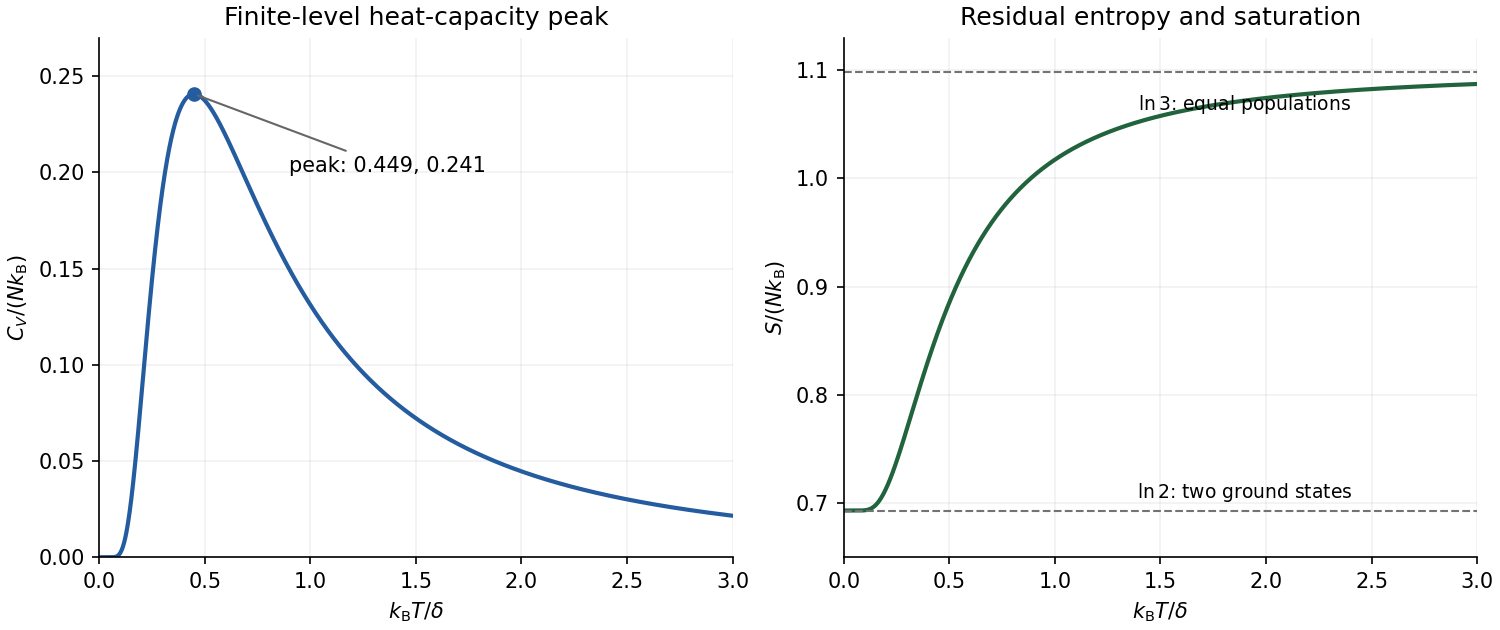

Generate this figure with Python:
"""Original independent-orientation thermodynamics; write PNG to cwd."""
import numpy as np
import matplotlib.pyplot as plt

t = np.linspace(0.002, 3.0, 1600)
x = 1 / t
w = np.exp(-x)
capacity = 2 * x**2 * w / (2 + w)**2
entropy = np.log(2 + w) + x * w / (2 + w)
lo, hi = 2.0, 3.0
for _ in range(80):
    z = (lo + hi) / 2
    derivative = 2 / z - (2 * np.exp(z) - 1) / (2 * np.exp(z) + 1)
    if derivative > 0:
        lo = z
    else:
        hi = z
xpeak = (lo + hi) / 2
tpeak = 1 / xpeak
cpeak = 2 * xpeak**2 * np.exp(-xpeak) / (2 + np.exp(-xpeak))**2

fig, axes = plt.subplots(1, 2, figsize=(10, 4.2), constrained_layout=True)
ax = axes[0]
ax.plot(t, capacity, color="#245c9f", lw=2)
ax.plot([tpeak], [cpeak], "o", color="#245c9f")
ax.annotate(f"peak: {tpeak:.3f}, {cpeak:.3f}",
            (tpeak, cpeak), (0.9, 0.20),
            arrowprops={"arrowstyle": "-", "color": "0.4"}, fontsize=10)
ax.set(xlim=(0, 3), ylim=(0, 0.27), xlabel=r"$k_{\rm B}T/\delta$",
       ylabel=r"$C_V/(Nk_{\rm B})$", title="Finite-level heat-capacity peak")
ax = axes[1]
ax.plot(t, entropy, color="#21633d", lw=2)
ax.axhline(np.log(2), color="0.45", ls="--", lw=1)
ax.axhline(np.log(3), color="0.45", ls="--", lw=1)
ax.text(1.9, np.log(2) + 0.012, r"$\ln 2$: two ground states", fontsize=9, ha="center")
ax.text(1.9, np.log(3) - 0.035, r"$\ln 3$: equal populations", fontsize=9, ha="center")
ax.set(xlim=(0, 3), ylim=(0.65, 1.13), xlabel=r"$k_{\rm B}T/\delta$",
       ylabel=r"$S/(Nk_{\rm B})$", title="Residual entropy and saturation")
for ax in axes:
    ax.spines[["top", "right"]].set_visible(False)
    ax.grid(alpha=0.18)
fig.savefig("paper-2-orientation-thermodynamics.png", dpi=150, facecolor="white")
plt.close(fig)
